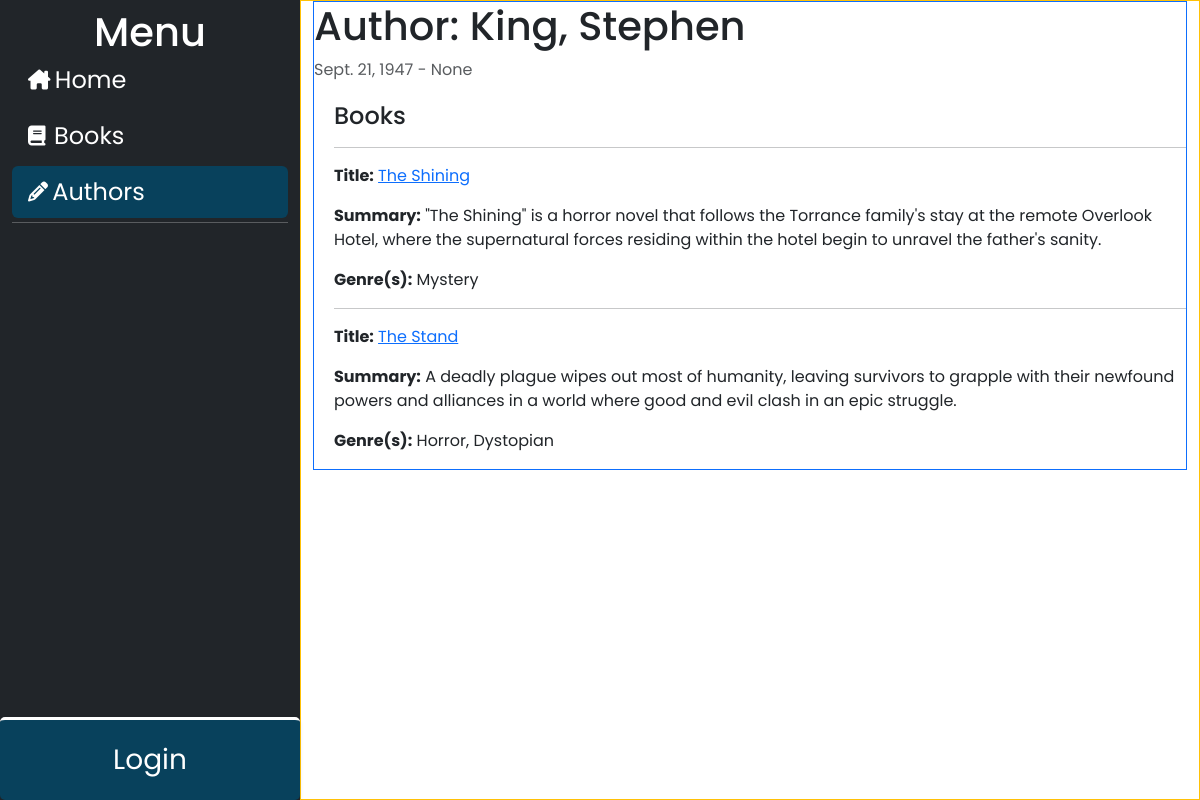
The app's page /catalog/author/13 with its own data.
### catalog/models.py (models this page shows, shortened)
class Author(models.Model):
    first_name = models.CharField(max_length=100)
    last_name = models.CharField(max_length=100)
    date_of_birth = models.DateField(null=True, blank=True)
    date_of_death = models.DateField('Died', null=True, blank=True)
    class Meta:
        ordering = ['last_name', 'first_name']
    def __str__(self):
        return f'{self.last_name}, {self.first_name}'

class Book(models.Model):
    title = models.CharField(max_length=200)
    author = models.ForeignKey('Author', on_delete=models.RESTRICT, null=True)
    summary = models.TextField(
        max_length=1000, help_text="Enter a brief description of the book")
    isbn = models.CharField('ISBN', max_length=13,
                            unique=True,
                            help_text='13 Character <a href="https://www.isbn-international.org/content/what-isbn'
                                      '">ISBN number</a>')
    genre = models.ManyToManyField(
        Genre, help_text="Select a genre for this book")
    language = models.ForeignKey(
        'Language', on_delete=models.SET_NULL, null=True)
    def get_absolute_url(self):
        return reverse('book-detail', args=[str(self.id)])
    def display_genre(self):
        return ', '.join(genre.name for genre in self.genre.all()[:3])
    display_genre.short_description = 'Genre'

class Genre(models.Model):
    name = models.CharField(
        max_length=200,
        unique=True,
        help_text="Enter a book genre (e.g. Science Fiction, French Poetry etc.)"
    )
    class Meta:
        constraints = [
            UniqueConstraint(
                Lower('name'),
                name='genre_name_case_insensitive_unique',
                violation_error_message = "Genre already exists (case insensitive match)"
            ),
        ]

### catalog/views.py (the view)
# urls.py: path('author/<int:pk>', views.AuthorDetailView.as_view(), name='author-detail'),
class AuthorDetailView(generic.DetailView):
    model = Author
    def get_context_data(self, **kwargs):
        context = super().get_context_data(**kwargs)
        author = self.object
        context['books'] = author.book_set.all()
        return context

### catalog/templates/catalog/author_detail.html (shortened to what this page needs)
{% extends "base_generic.html" %}
{% block content %}
  <h1>Author: {{ author }}</h1>
  <p class="text-muted">{{ author.date_of_birth }} - {{ author.date_of_death }}</p>
  <div style="margin-left:20px;margin-top:20px">
    <h4>Books</h4>
    {% for book in books %}
      <hr />
      <p><strong>Title:</strong> <a href="{{ book.get_absolute_url }}">{{ book.title }}</a></p>
      <p><strong>Summary:</strong> {{ book.summary }}</p>
      <p><strong>Genre(s):</strong> {{ book.display_genre }}</p>
    {% empty %}
      <p>No books found for this author.</p>
    {% endfor %}
  </div>
{% endblock %}
{% block sidebar %}
  {{ block.super }}
{% endblock %}

### catalog/static/css/styles.css (style rules this page uses)
* { box-sizing: border-box; margin: 0; padding: 0; font-family: "Poppins", sans-serif; }

### records on screen
Author: last_name+first_name "King, Stephen", date_of_birth "Sept. 21, 1947", date_of_death "None"
Book: title "The Shining", summary "\"The Shining\" is a horror novel that follows the Torrance family's stay at the remote Overlook Hotel, where the supernatural forces residing within the hotel begin to unravel the father's sanity.", display_genre "Mystery"
Book: title "The Stand", summary "A deadly plague wipes out most of humanity, leaving survivors to grapple with their newfound powers and alliances in a world where good and evil clash in an epic struggle.", display_genre "Horror, Dystopian"
